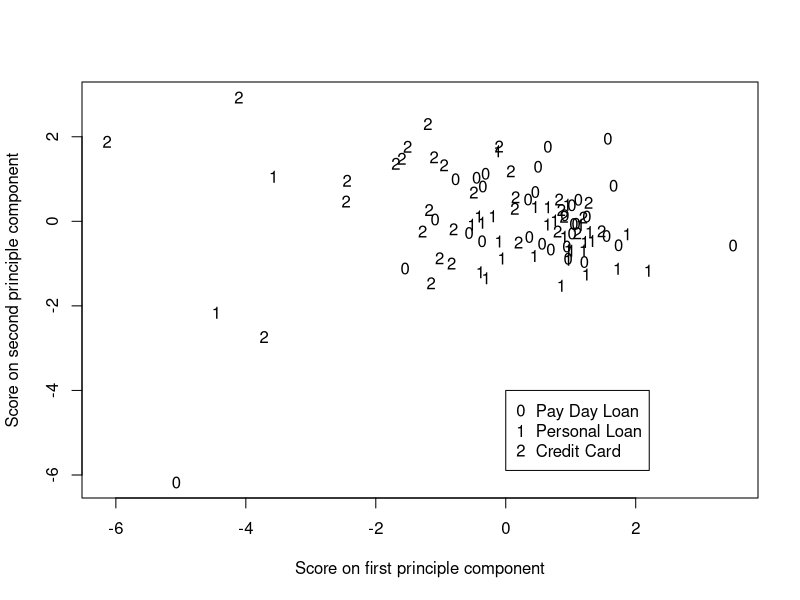

Here is the R script that generated this plot: (Note: this script raises an error after producing the figure.)
# Title: EL paper analysis script

# Description: This program creates the descriptives and
# conducts the analysis for the EL paper

# Author: Matt Burke

# Last modified: 26/04/2019


#setwd("C:/Users/mattb/Documents/University/PhD/Project_ConsumerFinance")
#setwd("C:/Users/mattb/OneDrive - University of Bradford/UEA/PhD/Project_ConsumerFinance")
setwd("C:/Users/mattb/Documents/GitHub/ConsumerFin_researchpaper")

library(psych)
library(multcomp)

lmp <- function (modelobject) {
    if (class(modelobject) != "lm") stop("Not an object of class 'lm' ")
    f <- summary(modelobject)$fstatistic
    p <- pf(f[1],f[2],f[3],lower.tail=F)
    attributes(p) <- NULL
    return(p)
}

df1<-read.csv("data.csv", header=TRUE)

df1[3:12] <- lapply(df1[3:12], as.numeric)

df1$TermstoWords <- df1$Terms/df1$WordCount
df1$PCcomplex<-df1$ComplexCount/df1$WordCount
df1$SPCcomplex<-df1$SuperComplexCount/df1$WordCount
df1$WordsperSentence<-df1$WordCount/df1$SentCount

### Table 2 Summary Statistics

payday <- df1[df1$Category==0,]
personal <- df1[df1$Category==1,]
credit <- df1[df1$Category==2,]

table_2 <- rbind( c(  mean(payday$FogIndex)   ,  sd(payday$FogIndex)  ,  min(payday$FogIndex)  ,  max(payday$FogIndex) ) , 
					c(mean(payday$TermstoWords)   ,  sd(payday$TermstoWords)  ,  min(payday$TermstoWords)  ,  max(payday$TermstoWords)) , 
					c(mean(payday$PCcomplex)   ,  sd(payday$PCcomplex)  ,  min(payday$PCcomplex)  ,  max(payday$PCcomplex)) , 
					c(mean(payday$FinancetoComplex)   ,  sd(payday$FinancetoComplex)  ,  min(payday$FinancetoComplex)  ,  max(payday$FinancetoComplex)) , 
					c(mean(payday$WordsperSentence)   ,  sd(payday$WordsperSentence)  ,  min(payday$WordsperSentence)  ,  max(payday$WordsperSentence)) , 
					c(mean(payday$WordCount)   ,  sd(payday$WordCount)  ,  min(payday$WordCount)  ,  max(payday$WordCount)) , 
					c(	mean(personal$FogIndex)   ,  sd(personal$FogIndex)  ,  min(personal$FogIndex)  ,  max(personal$FogIndex)) , 
					c(mean(personal$TermstoWords)   ,  sd(personal$TermstoWords)  ,  min(personal$TermstoWords)  ,  max(personal$TermstoWords)) , 
					c(mean(personal$PCcomplex)   ,  sd(personal$PCcomplex)  ,  min(personal$PCcomplex)  ,  max(personal$PCcomplex)) , 
					c(mean(personal$FinancetoComplex)   ,  sd(personal$FinancetoComplex)  ,  min(personal$FinancetoComplex)  ,  max(personal$FinancetoComplex)) , 
					c(mean(personal$WordsperSentence)   ,  sd(personal$WordsperSentence)  ,  min(personal$WordsperSentence)  ,  max(personal$WordsperSentence)) , 
					c(mean(personal$WordCount)   ,  sd(personal$WordCount)  ,  min(personal$WordCount)  ,  max(personal$WordCount)) , 
					c(	mean(credit$FogIndex)   ,  sd(credit$FogIndex)  ,  min(credit$FogIndex)  ,  max(credit$FogIndex) ) , 
					c(mean(credit$TermstoWords)   ,  sd(credit$TermstoWords)  ,  min(credit$TermstoWords)  ,  max(credit$TermstoWords)) , 
					c(mean(credit$PCcomplex)   ,  sd(credit$PCcomplex)  ,  min(credit$PCcomplex)  ,  max(credit$PCcomplex)) , 
					c(mean(credit$FinancetoComplex)   ,  sd(credit$FinancetoComplex)  ,  min(credit$FinancetoComplex)  ,  max(credit$FinancetoComplex)) , 
					c(mean(credit$WordsperSentence)   ,  sd(credit$WordsperSentence)  ,  min(credit$WordsperSentence)  ,  max(credit$WordsperSentence)) , 
					c(mean(credit$WordCount)   ,  sd(credit$WordCount)  ,  min(credit$WordCount)  ,  max(credit$WordCount)))
options(scipen=2)
table_2 <- as.data.frame(table_2)
table_2

### Table 3 Hypothesis test

payday.t <- t.test(payday$FogIndex, mu = 12)[1]
payday.p <- t.test(payday$FogIndex, mu = 12)[3]
personal.t <- t.test(personal$FogIndex, mu = 12)[1]
personal.p <- t.test(personal$FogIndex, mu = 12)[3]
credit.t <- t.test(credit$FogIndex, mu = 12)[1]
credit.p <- t.test(credit$FogIndex, mu = 12)[3]

table_3 <- rbind( c(payday.t , payday.p),
					c(personal.t, personal.p),
					c(credit.t, credit.p))
rownames(table_3)<-c("payday", "personal", "credit")
table_3

### Table 4 Panel 1

df1$Category = factor(df1$Category)

lm.fit.Fog <- lm(FogIndex~Category, data=df1)
lm.fit.TermstoWords <- lm(TermstoWords~Category, data=df1)
lm.fit.PCcomplex <- lm(PCcomplex~Category, data=df1)
lm.fit.FinancetoComplex <- lm(FinancetoComplex~Category, data=df1)
lm.fit.WordsperSentence <- lm(WordsperSentence~Category, data=df1)
lm.fit.WordCount <- lm(WordCount~Category, data=df1)

FogIndex.F <- summary(lm.fit.Fog)$fstatistic[1]
FogIndex.p <- lmp(lm.fit.Fog)
TermstoWords.F <- summary(lm.fit.TermstoWords)$fstatistic[1]
TermstoWords.p <- lmp(lm.fit.TermstoWords)
PCcomplex.F <- summary(lm.fit.PCcomplex)$fstatistic[1]
PCcomplex.p <- lmp(lm.fit.PCcomplex)
FinancetoComplex.F <- summary(lm.fit.FinancetoComplex)$fstatistic[1]
FinancetoComplex.p <- lmp(lm.fit.FinancetoComplex)
WordsperSentence.F <- summary(lm.fit.WordsperSentence)$fstatistic[1]
WordsperSentence.p <- lmp(lm.fit.WordsperSentence)
WordCount.F <- summary(lm.fit.WordCount)$fstatistic[1]
WordCount.p <- lmp(lm.fit.WordCount)

Table_4_1 <- rbind( c(FogIndex.F, FogIndex.p),    
					c(TermstoWords.F, TermstoWords.p),
					c(PCcomplex.F, PCcomplex.p),
					c(FinancetoComplex.F, FinancetoComplex.p),
					c(WordsperSentence.F, WordsperSentence.p),
					c(WordCount.F, WordCount.p))
Table_4_1

### Table 4 Panel 2

summary(glht(lm.fit.Fog, mcp(Category="Tukey")))
summary(glht(lm.fit.TermstoWords, mcp(Category="Tukey")))
summary(glht(lm.fit.PCcomplex, mcp(Category="Tukey")))
summary(glht(lm.fit.FinancetoComplex, mcp(Category="Tukey")))
summary(glht(lm.fit.WordsperSentence, mcp(Category="Tukey")))
summary(glht(lm.fit.WordCount, mcp(Category="Tukey")))

# Bartlett test for homogeneity of variance

bartlett.test(FogIndex~Category, data=df1)
bartlett.test(TermstoWords~Category, data=df1)
bartlett.test(PCcomplex~Category, data=df1)
bartlett.test(FinancetoComplex~Category, data=df1)
bartlett.test(WordsperSentence~Category, data=df1)
bartlett.test(WordCount~Category, data=df1)

# Principal component analysis and plot

xpca <- data.frame(df1$FogIndex, 
		df1$TermstoWords, 
		df1$PCcomplex, 
		df1$FinancetoComplex, 
		df1$WordsperSentence, 
		df1$WordCount)
princompbjf<-princomp(xpca, cor=TRUE, scores=TRUE)
summary(princompbjf)
loadings(princompbjf)
pc1<-princompbjf$scores[,1]*-1
pc2<-princompbjf$scores[,2]*-1
pca.frame <- data.frame(pc1, pc2)
pch <- rep(c("0", "1", "2"), c(31, 31, 31))
with(pca.frame, plot(pc1, pc2, pch=pch, xlab="Score on first principle component", ylab="Score on second principle component"))
legend(0, -4, c("Pay Day Loan", "Personal Loan", "Credit Card"), pch=c("0","1","2"))

# Analysis of credit card corpus

df2<-read.csv("credit_corpus.csv", header=TRUE)

df2[3:12] <- lapply(df2[3:12], as.numeric)

df2$TermstoWords <- df2$Terms/df2$WordCount
df2$PCcomplex<-df2$ComplexCount/df2$WordCount
df2$SPCcomplex<-df2$SuperComplexCount/df2$WordCount
df2$WordsperSentence<-df2$WordCount/df2$SentCount

table_7 <- rbind( c(  mean(df2$FogIndex)   ,  sd(df2$FogIndex)  ,  min(df2$FogIndex)  ,  max(df2$FogIndex) ) , 
					c(mean(df2$TermstoWords)   ,  sd(df2$TermstoWords)  ,  min(df2$TermstoWords)  ,  max(df2$TermstoWords)) , 
					c(mean(df2$PCcomplex)   ,  sd(df2$PCcomplex)  ,  min(df2$PCcomplex)  ,  max(df2$PCcomplex)) , 
					c(mean(df2$FinancetoComplex)   ,  sd(df2$FinancetoComplex)  ,  min(df2$FinancetoComplex)  ,  max(df2$FinancetoComplex)) , 
					c(mean(df2$WordsperSentence)   ,  sd(df2$WordsperSentence)  ,  min(df2$WordsperSentence)  ,  max(df2$WordsperSentence)) , 
					c(mean(df2$WordCount)   ,  sd(df2$WordCount)  ,  min(df2$WordCount)  ,  max(df2$WordCount)))

options(scipen=2)
table_7 <- as.data.frame(table_7)
table_7
